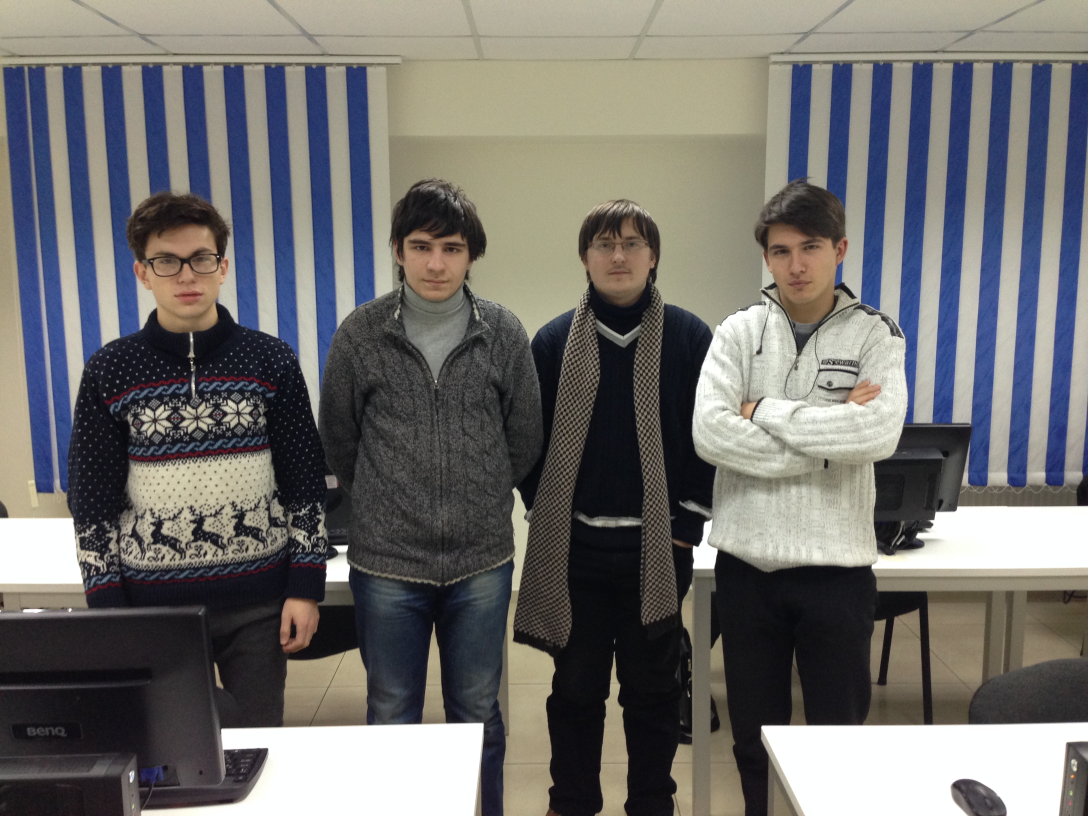
#> input picture test/g3.jpg, 3264 x 2448 px (shown at 1/3 size)
$ jupyter execute --allow-errors Demo_dist.ipynb   (Python 2 division)   (older library calls are emulated)
#> lines starting #> are read from the running program, lines starting #| are printed output that depends on the picture
#> the answer given: ../test/g3.jpg
#> the answer given: ../test/s3.jpg
### python/utils.py
#import cv2
import numpy as np
import os
import base64
from PIL import Image, ImageDraw

from googleapiclient import discovery
from oauth2client.client import GoogleCredentials


os.environ["GOOGLE_APPLICATION_CREDENTIALS"] = "google_cloud_vision.json"

DISCOVERY_URL='https://{api}.googleapis.com/$discovery/rest?version={apiVersion}'


def get_vision_service():
    credentials = GoogleCredentials.get_application_default()
    return discovery.build('vision', 'v1', credentials=credentials, discoveryServiceUrl=DISCOVERY_URL)


class ImageObj(object):
    """Image object with faces."""
    def __init__(self, face_file, faces=None, name='group'):
        # List of detected faces. Face is the dict with the info (e.g. coordinates, etc.)
#> called with face_file = '../test/g3.jpg', name = 'group'
        self.faces = faces
        # Image as the binary string. Can be sent to Google vision api
        with open(face_file, 'rb') as image:
            self.image_content = image.read()
        # Image object
        self.image = Image.open(face_file)
#> self.image is the input picture: PIL image 3264x2448 RGB; mean R, G, B 112.8, 111.3, 109.4
        # Image as a matrix
        self.image_matrix = np.asarray(self.image.convert('L'))
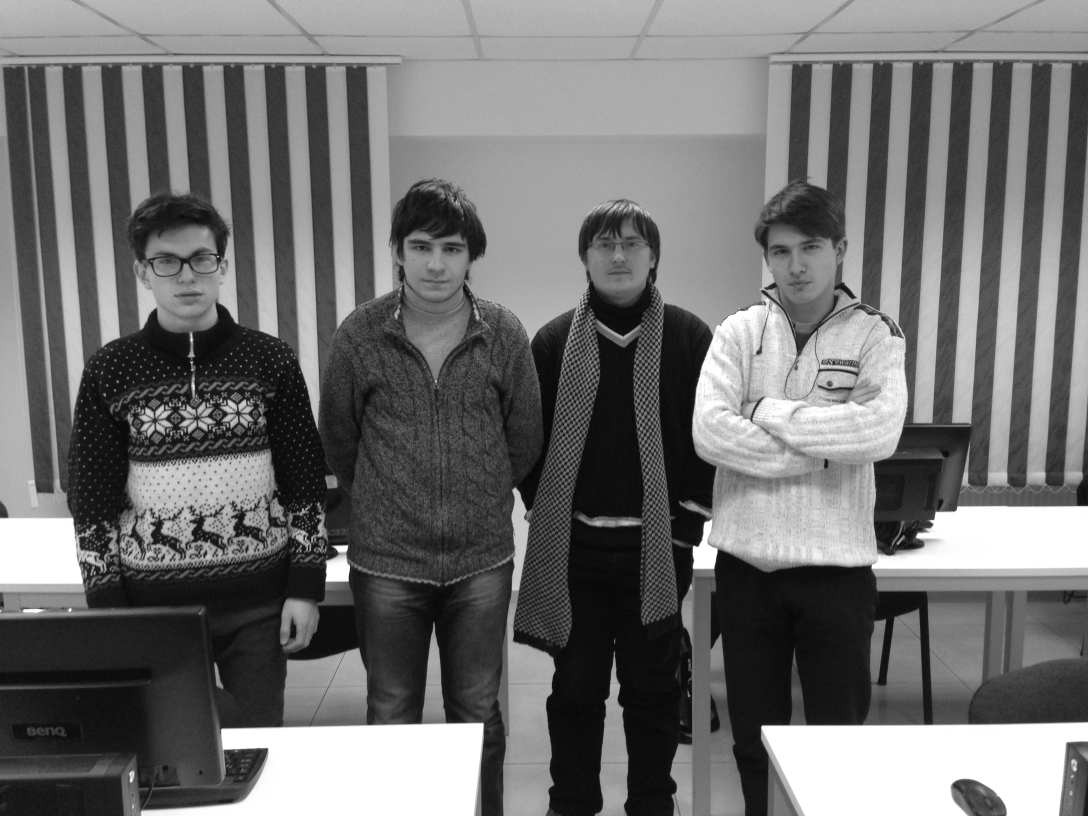
#> self.image_matrix: shape (2448, 3264) (shown at 1/3 size); min 1, max 255, mean 111.5
        # Matrix of unrolled faces in vectors
        self.faces_matrix = None
        # List of row faces
        self.raw_faces = None
        # Name of image: group or single
        self.image_name = name

    def set_faces(self, faces):
        self.faces = faces

    def get_number_of_faces(self):
        return len(self.faces)

    def get_name(self):
        return self.image_name

    def get_image_content(self):
        return self.image_content

    # [15 lines left out: function debug_faces, not called in this run]


class FaceRecognition(object):
    """Class face recognition."""

    ENGINE_GVA = "GVA"
    ENGINE_CV2 = "CV2"

    # OpenCV
    #face_detector = cv2.CascadeClassifier("/usr/local/share/OpenCV/haarcascades/haarcascade_frontalface_alt.xml")
    scale_factor = 1.3
    min_neighbors = 5
    max_results = 16

    def __init__(self, engine=ENGINE_GVA):
        # Engine
        self.engine = engine
        # Images
        self.group, self.group_matrix = None, None
        self.single, self.single_matrix = None, None
        self.predicted = None

    def process(self, group, single):
        try:
            """Main entry point"""
            # Step I. Init image objects
            self.group = ImageObj(group, name='group')
            self.single = ImageObj(single, name='single')
#> call 2 of __init__, with face_file = '../test/s3.jpg', name = 'single'
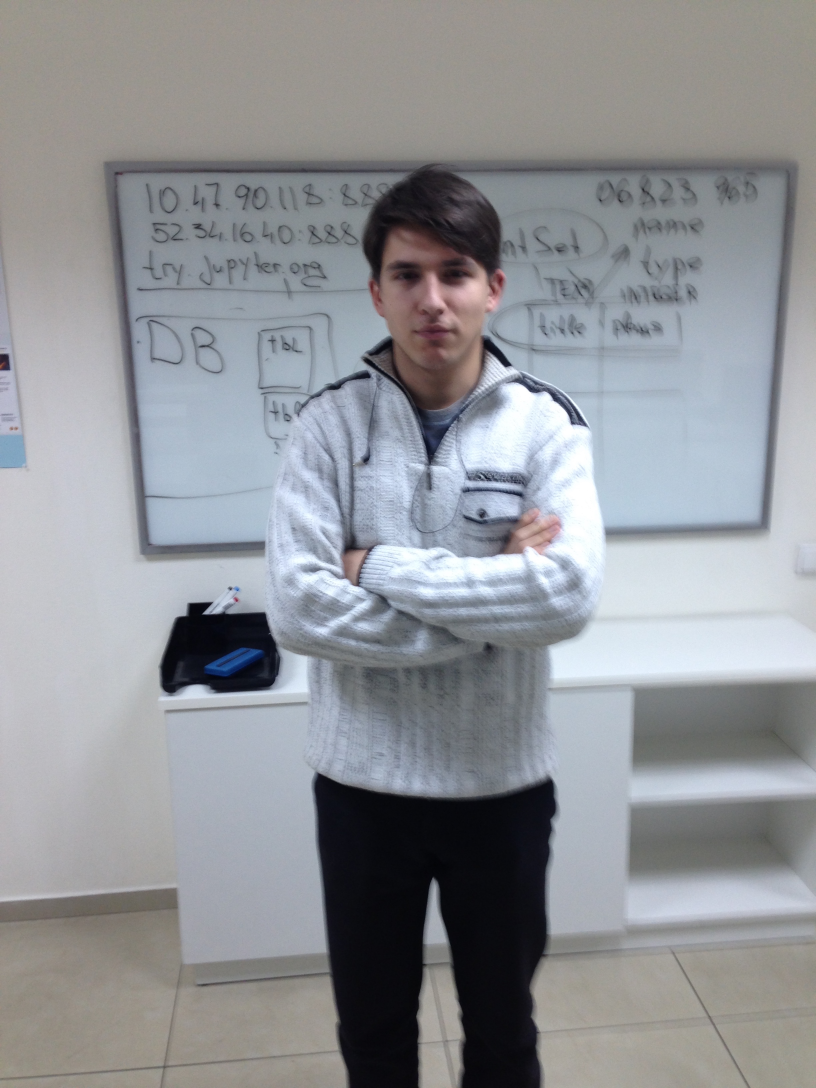
#> input picture test/s3.jpg, 2448 x 3264 px (shown at 1/3 size)
#> in __init__, self.image is the input picture: PIL image 2448x3264 RGB; mean R, G, B 144.8, 147.2, 151.3
#> in __init__ (call 2), `self.image_matrix = np.asarray(self.image.convert('L'))`:
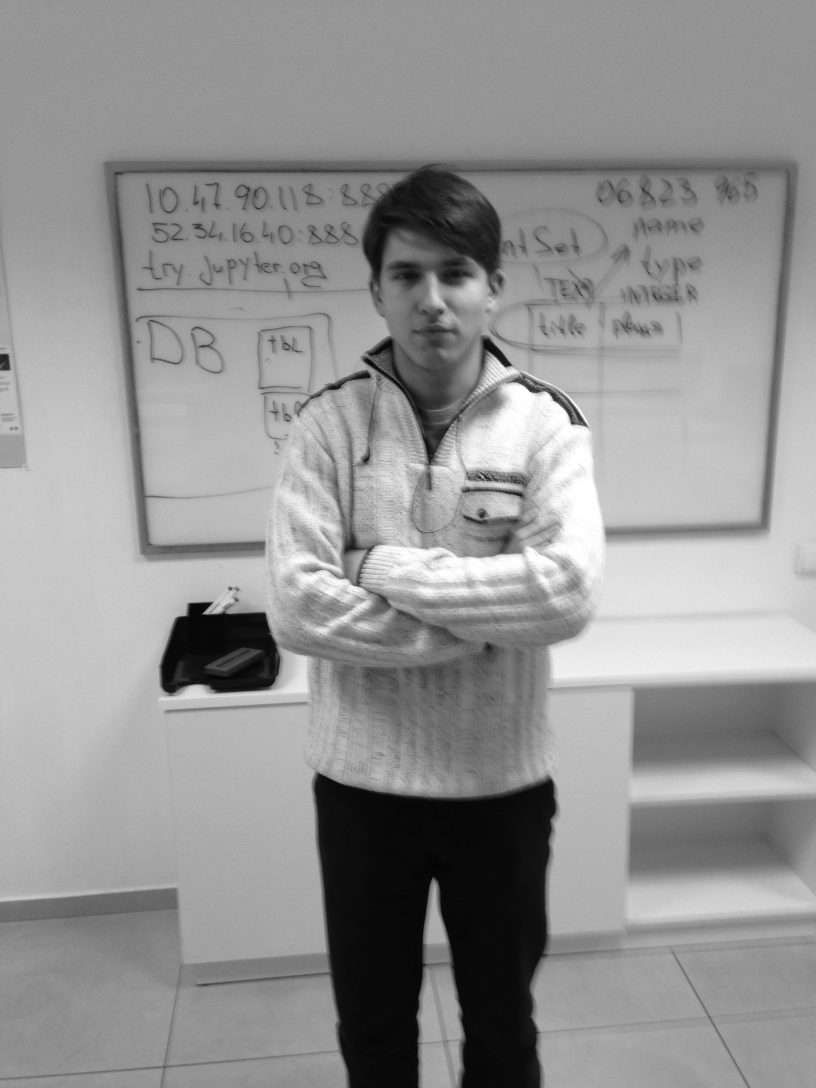
#> self.image_matrix: shape (3264, 2448) (shown at 1/3 size); min 2, max 255, mean 146.9

            # Step II. Detect faces
            self.detect_faces()

            # Step III. Create matrix
            self.create_matrix()

            # Step IV. Calc dissimilarity
            self.calc_dissimilarity()

            # Step V. Show result
            self.show_result()
        except ValueError as err:
            print(err)
    '''
    # load image
    def load_image(self):
        for (image_file, rgb, gray) in [(self.group_file, self.group_img, self.group_img_gray),
                                        (self.single_file, self.single_img, self.single_img_gray)]:
            rgb = Image.open(image_file)
            gray = cv2.cvtColor(img, cv2.COLOR_BGR2GRAY)

    # show image
    def showImage(self, group=True):
        pass

    # detect faces
    def detectFaces(self, group=True):
        if group: self.group_faces = self.face_detector.detectMultiScale(self.group_img_gray, self.scale_factor, self.min_neighbors)
        else: self.single_faces = self.face_detector.detectMultiScale(self.single_img_gray, self.scale_factor, self.min_neighbors)


    #
    def euclidian(self):
        for i, I in enumerate(self.X_test):
            D = self.X - I
            N = np.linalg.norm(D**2, axis=-1)
            self.target[i] = np.argmin(N)

    #
    def lbp(self):
        import skimage.feature
        for i, I in enumerate(self.X):
            img = I.reshape(I.shape[0]**.5, I.shape[0]**.5)
            featured_img = skimage.feature.local_binary_pattern(img, 24, 8, method="uniform")
            self.X[i] = featured_img.reshape(1, featured_img.shape[0]*featured_img.shape[0])
        for i, I in enumerate(self.X_test):
            img = I.reshape(I.shape[0]**.5, I.shape[0]**.5)
            featured_img = skimage.feature.local_binary_pattern(img, 24, 8, method="uniform")
            self.X_test[i] = featured_img.reshape(1, featured_img.shape[0]*featured_img.shape[0])
        self.chi()

    #
    def faceVerify(self, group_img_file_name, single_img_file_name, method="euclidian"):
        # Load images
        self.loadImage(group_img_file_name)
        self.loadImage(single_img_file_name, group=False)

        # detect faces
        self.detectFaces()
        self.detectFaces(group=False)

        # Mean face size
        x_mean = int(math.floor(self.group_faces[:,3].mean()))
        # Create matrix
        self.X = np.zeros(shape=(self.group_faces.shape[0], x_mean**2))
        self.X_test = np.zeros(shape=(self.single_faces.shape[0], x_mean**2))
        self.target = [None]*self.single_faces.shape[0]

        # calc
        if method=="euclidian": self.euclidian()
        elif method == "lbp": self.lbp()
        else: raise NotImplementedError

        # Show results
        self.showResults()

    # Show results
    def showResults(self):
        (x,y,w,h) = self.group_faces[self.target[0]]
        (xs,ys,ws,hs) = self.single_faces[0]
        cv2.rectangle(self.group_img,(x,y),(x+w,y+h),(0,0,255),4)
        cv2.rectangle(self.single_img,(xs,ys),(xs+ws,ys+hs),(0,0,255),4)
        cv2.imwrite("A.jpg", self.group_img)
        cv2.imwrite("B.jpg", self.single_img)

    # Chi-square distance
    def chi(self):
        for i, I in enumerate(self.X_test):
            D = np.zeros(shape=(self.X.shape[0],1))
            for j, x in enumerate(self.X):
                nom = (x-I)**2
                den = x+I
                d = nom[den!=0]/den[den!=0]
                D[j] = np.sum(d)
            self.target[i] = np.argmin(D)

    def test(self, g_files, s_files):
        import glob
        G, S = glob.glob(g_files), glob.glob(s_files)

        A = [cv2.cvtColor(cv2.imread(img), cv2.COLOR_BGR2GRAY).reshape(1,10000) for img in G]
        B = [cv2.cvtColor(cv2.imread(img), cv2.COLOR_BGR2GRAY).reshape(1,10000) for img in S]

        import mahotas.features.lbp as lbp
        a = [lbp(cv2.cvtColor(cv2.imread(img), cv2.COLOR_BGR2GRAY), 3, 17) for img in G]
        b = [lbp(cv2.cvtColor(cv2.imread(img), cv2.COLOR_BGR2GRAY), 3, 17) for img in S]

        #import skimage.feature as ft
        #a = [ft.local_binary_pattern(cv2.cvtColor(cv2.imread(img), cv2.COLOR_BGR2GRAY), 24, 3, "uniform").reshape(1, 10000) for img in G]
        #b = [ft.local_binary_pattern(cv2.cvtColor(cv2.imread(img), cv2.COLOR_BGR2GRAY), 24, 3, "uniform").reshape(1, 10000) for img in S]

        print "LBP features:  ", a[0].shape

        idx = 0
        D = 0
        for i, I in enumerate(a):
            nom = (I-b[0])**2
            den = (I+b[0])
            d = np.sum(nom[den!=0.]/den[den!=0.])
            print d,
            if not D or D > d: S
                D = d
                idx = i
        print "Best candidate: ", idx
        img1 = A[idx].reshape(100,100)
        img2 = B[0].reshape(100,100)

        cv2.imwrite("A.jpg", img1)
        cv2.imwrite("B.jpg", img2)
    '''

    def detect_faces(self):
        '''Google Vision API.'''
        for image_object in [self.group, self.single]:
            batch_request = [{'image': {'content': base64.b64encode(image_object.get_image_content()).decode('UTF-8')},
                              'features': [{'type': 'FACE_DETECTION', 'maxResults': self.max_results}]}]

            service = get_vision_service()
            request = service.images().annotate(body={'requests': batch_request})
            response = request.execute()

            if len(response['responses'][0]) == 0:
                raise ValueError('No faces were detected in {}. Exit.'.format(image_object.get_name()))

            image_object.set_faces(response['responses'][0]['faceAnnotations'])
            print('{}: {} faces'.format(image_object.get_name(), image_object.get_number_of_faces()))
#> (the call stopped at in get_vision_service, `credentials = GoogleCredentials.get_application_default()`: oauth2client is not available in this run)

    def create_matrix(self):
        '''Transform faces to matrices.'''
        LL = []
        for image_object in [self.group, self.single]:
            #DD = []
            for face in image_object.faces:
                vertices = face['fdBoundingPoly']['vertices']
                #lll = np.fabs((vertices[0]['y'] - vertices[2]['y']) * (vertices[0]['x'] - vertices[1]['x']))
                lll = np.fabs((vertices[0]['y'] - vertices[2]['y']))
                LL.append(lll)
                #image_object.raw_faces.append(image_object.image_matrix[vertices[0]['y']:vertices[2]['y'], vertices[0]['x']:vertices[1]['x']])

        # TODO: one from mean, moda, mediana
        mean_value = np.rint(np.average(LL))
        # Or use 100 by 100 image
        mean_value = 100

        for image_object in [self.group, self.single]:
            image_object.debug_faces(mean_value)

    def calc_dissimilarity(self):
        #import pdb; pdb.set_trace()
        self.predicted = np.argmin(np.linalg.norm(self.group.faces_matrix-self.single.faces_matrix, axis=1))

    # [6 lines left out: function show_result, not called in this run]
        #import pdb; pdb.set_trace()

### python/Demo_dist.ipynb
[cell 1]
# import modules
from utils import FaceRecognition

[cell 2]
# Enter test images file names
group_img = raw_input("Please, enter group image file name: ")
single_img = raw_input("Please, enter single image file name: ")

# or by default
if group_img == "": group_img = "../test/g3.jpg"
if single_img == "": single_img = "../test/s3.jpg"

#> (a cell that did not finish here is left out)

#> (a cell that did not finish here is left out)

#> (a cell that did not finish here is left out)

#> (a cell that did not finish here is left out)

[cell 7]
fr = FaceRecognition()
#> (the rest of this cell did not finish here and is left out)

#> (a cell that did not finish here is left out)

#> (a cell that did not finish here is left out)

#> (a cell that did not finish here is left out)

or

#> (a cell that did not finish here is left out)

#> (a cell that did not finish here is left out)

#> (a cell that did not finish here is left out)

#> (a cell that did not finish here is left out)

[cell 15]
import math
#> (the rest of this cell did not finish here and is left out)
